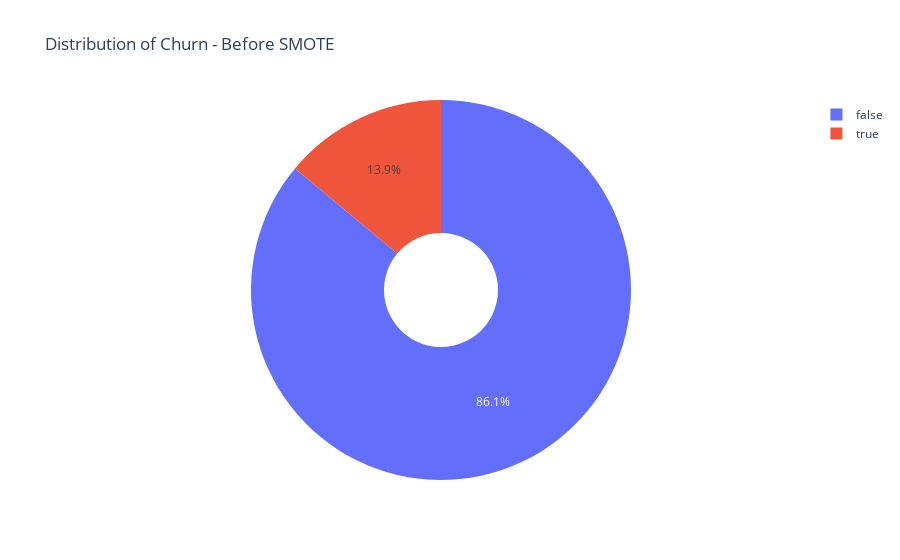

The cell this chart's notebook holds for it:
### Markdown cell above
Showing visual results interms SMOTE before and after

### Code cell
churn = reduced_df['churn'].value_counts()
transuction = churn.index
quantity = churn.values

# draw pie circule with plotly
figure = px.pie(y_train_over,
               values = quantity,
               names = transuction,
               hole = .3,
               title = 'Distribution of Churn - Before SMOTE')
figure.show()

### Figure 1 — Plotly figure (JSON) as saved in the notebook; plotly's stock layout.template omitted (floating-point values rounded to 4 significant figures)
{"data": [{"domain": {"x": [0, 1], "y": [0, 1]}, "hole": 0.3, "hovertemplate": "label=%{label}<br>value=%{value}<extra></extra>", "labels": [false, true], "legendgroup": "", "name": "", "showlegend": true, "type": "pie", "values": [2727, 442]}], "layout": {"legend": {"tracegroupgap": 0}, "title": {"text": "Distribution of Churn - Before SMOTE"}}}
